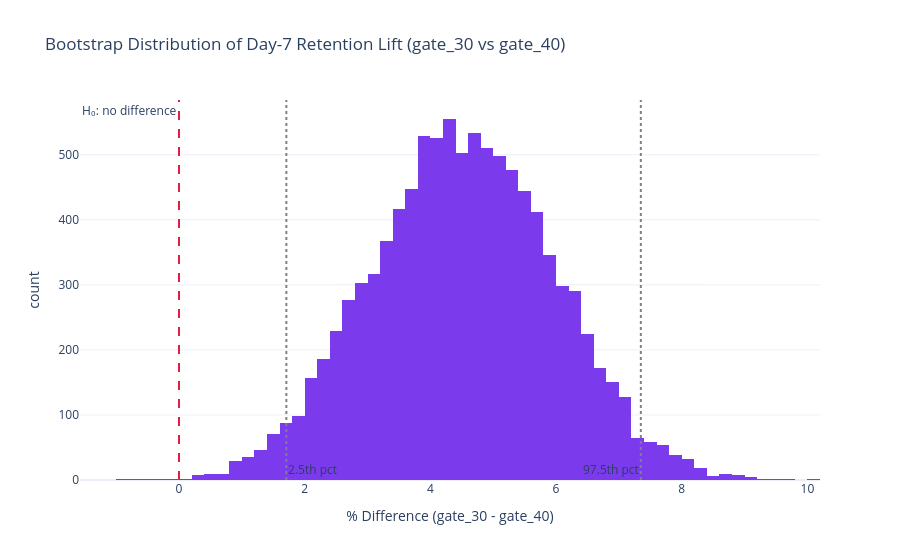

Notebook code for this chart:
### Code cell
# Distribution of Day-7 lift: the separation from zero is expected to be much clearer than Day-1
fig = px.histogram(
    boot_7d,
    x='diff',
    nbins=80,
    color_discrete_sequence=['#7C3AED'],
    labels={'diff': '% Difference (gate_30 - gate_40)', 'count': 'Frequency'},
    title='Bootstrap Distribution of Day-7 Retention Lift (gate_30 vs gate_40)'
)
fig.add_vline(x=0, line_dash='dash', line_color='#E11D48',
              annotation_text='H₀: no difference', annotation_position='top left')
fig.add_vline(x=ci_low_7d, line_dash='dot', line_color='gray',
              annotation_text='2.5th pct', annotation_position='bottom right')
fig.add_vline(x=ci_high_7d, line_dash='dot', line_color='gray',
              annotation_text='97.5th pct', annotation_position='bottom left')
fig.show()

### Figure 1 — Plotly figure (JSON) as saved in the notebook; plotly's stock layout.template omitted (floating-point values rounded to 4 significant figures; data arrays with more than 128 entries replaced by an {"elided": "..."} marker saying what was removed)
{"data": [{"bingroup": "x", "hovertemplate": "% Difference (gate_30 - gate_40)=%{x}<br>count=%{y}<extra></extra>", "legendgroup": "", "marker": {"color": "#7C3AED", "pattern": {"shape": ""}}, "name": "", "nbinsx": 80, "orientation": "v", "showlegend": false, "type": "histogram", "x": {"elided": "10000 float values"}, "xaxis": "x", "yaxis": "y"}], "layout": {"annotations": [{"showarrow": false, "text": "H₀: no difference", "x": 0, "xanchor": "right", "xref": "x", "y": 1, "yanchor": "top", "yref": "y domain"}, {"showarrow": false, "text": "2.5th pct", "x": 1.708, "xanchor": "left", "xref": "x", "y": 0, "yanchor": "bottom", "yref": "y domain"}, {"showarrow": false, "text": "97.5th pct", "x": 7.349, "xanchor": "right", "xref": "x", "y": 0, "yanchor": "bottom", "yref": "y domain"}], "barmode": "relative", "legend": {"tracegroupgap": 0}, "shapes": [{"line": {"color": "#E11D48", "dash": "dash"}, "type": "line", "x0": 0, "x1": 0, "xref": "x", "y0": 0, "y1": 1, "yref": "y domain"}, {"line": {"color": "gray", "dash": "dot"}, "type": "line", "x0": 1.708, "x1": 1.708, "xref": "x", "y0": 0, "y1": 1, "yref": "y domain"}, {"line": {"color": "gray", "dash": "dot"}, "type": "line", "x0": 7.349, "x1": 7.349, "xref": "x", "y0": 0, "y1": 1, "yref": "y domain"}], "title": {"text": "Bootstrap Distribution of Day-7 Retention Lift (gate_30 vs gate_40)"}, "xaxis": {"anchor": "y", "domain": [0, 1], "title": {"text": "% Difference (gate_30 - gate_40)"}}, "yaxis": {"anchor": "x", "domain": [0, 1], "title": {"text": "count"}}}}
